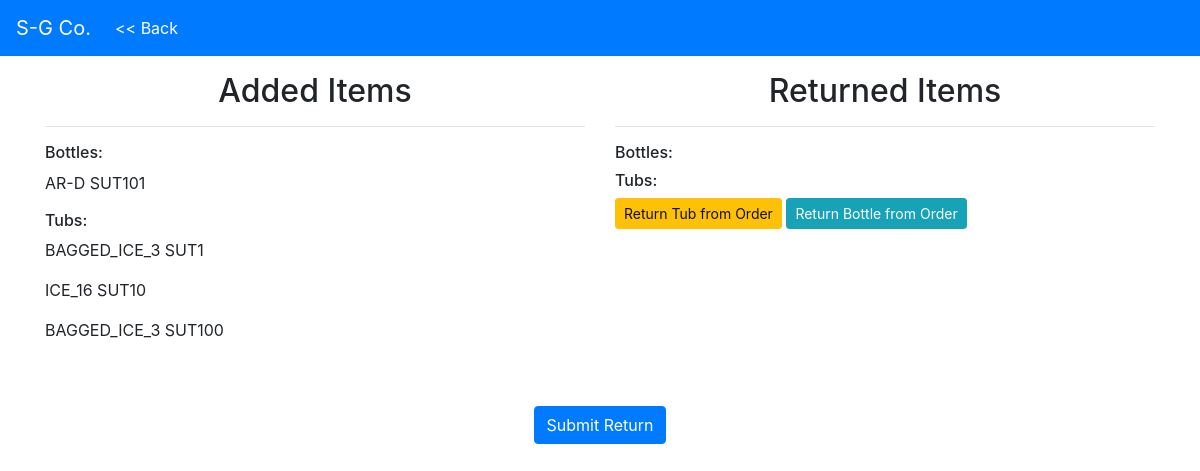
Page /warehouse/orders/2/return/ on the committed database.
### inventory/models.py (models this page shows, shortened)
class Bottle(models.Model):
    TRUCK = 'TK'
    CUSTOMER = 'CS'
    DOCKED_EMPTY = 'DE'
    DOCKED_FULL = 'DF'
    RETEST = 'RT'
    STATUS_CHOICES = (
        (TRUCK, 'On Truck'),
        (CUSTOMER, 'Customer Site'),
        (DOCKED_FULL, 'Docked Full'),
        (DOCKED_EMPTY, 'Docked Empty'),
        (RETEST, 'Retest'),
    )
    ACETYLENE = 'AC'
    ARGON = 'AR'
    BEER_GAS = 'BG'
    CARBON_DIOXIDE = 'CD'
    GUINNESS_GAS = 'GS'
    HELIUM = 'HE'
    MIX_C2 = 'C2'
    MIX_C10 = 'C10'
    MIX_C25 = 'C25'
    NITROGEN = 'NI'
    OXYGEN = 'OX'
    STARGON = 'ST'
    SYPHON = 'SY'
    FILL_CHOICES = (
        (ACETYLENE, 'Acetylene'),
        (ARGON, 'Argon'),
        (BEER_GAS, 'Beer Gas'),
        (CARBON_DIOXIDE, 'Carbon Dioxide'),
        (GUINNESS_GAS, 'Guinness Gas'),
        (HELIUM, 'Helium'),
        (MIX_C2, 'Mix C2'),
        (MIX_C10, 'Mix C10'),
        (MIX_C25, 'Mix C25'),
        (NITROGEN, 'Nitrogen'),
        (OXYGEN, 'Oxygen'),
        (STARGON, 'Stargon'),
        (SYPHON, 'Syphon'),
    )
    SIZE_CHOICES = (
        ('T', 'T'),
        ('K', 'K'),
        ('S', 'S'),
        ('D', 'D'),
        ('Q', 'Q'),
        ('R', 'R'),
        ('50', '50'),
        ('40', '40'),
        ('20', '20'),
        ('15', '15'),
        ('10', '10'),
        ('5', '5'),
        ('2.5', '2.5'),
    )
    status = models.CharField(max_length=2, choices=STATUS_CHOICES, default=DOCKED_FULL)
    fill = models.CharField(max_length=3, choices=FILL_CHOICES)
    size = models.CharField(max_length=3, choices=SIZE_CHOICES, default='T')
    barcode = models.CharField(max_length=15, unique=True)
    serial_number = models.CharField(max_length=15, unique=True, primary_key=True)
    emp_init = models.CharField(max_length=3)
    order = models.ForeignKey(Order, null=True, blank=False, on_delete=models.CASCADE)

class Tub(models.Model):
    TRUCK = 'TK'
    CUSTOMER = 'CS'
    DOCKED_EMPTY = 'DE'
    DOCKED_FULL = 'DF'
    STATUS_CHOICES = (
        (TRUCK, 'On Truck'),
        (CUSTOMER, 'Customer Site'),
        (DOCKED_FULL, 'Docked Full'),
        (DOCKED_EMPTY, 'Docked Empty'),
    )
    ICE_3 = 'ICE_3'
    ICE_16 = 'ICE_16'
    ICE_BLOCK = 'ICE_BLOCK'
    BAGGED_ICE_16 = 'BAGGED_ICE_16'
    BAGGED_ICE_3 = 'BAGGED_ICE_3'
    FILL_CHOICES = (
        (ICE_3, '3 Mill'),
        (ICE_16, '16 Mill'),
        (ICE_BLOCK, 'Ice Block'),
        (BAGGED_ICE_3, '3 Mill Bagged'),
        (BAGGED_ICE_16, '16 Mill Bagged'),
    )
    status = models.CharField(max_length=2, choices=STATUS_CHOICES, default=DOCKED_EMPTY)
    fill = models.CharField(max_length=13, choices=FILL_CHOICES, default=ICE_3)
    barcode = models.CharField(max_length=15, unique=True)
    serial_number = models.CharField(max_length=15, unique=True, primary_key=True)
    emp_init = models.CharField(max_length=3)
    order = models.ForeignKey(Order, null=True, blank=False, on_delete=models.CASCADE)

### warehouse/views.py (the view)
# urls.py: url(r'^orders/(?P<order_num>[0-9]+)/return/$', views.return_order, name='order_return'),
def return_order(request, order_num):
    order = Order.objects.get(order_number=order_num)
    added_bottles = Bottle.objects.filter(order_id=order_num, status='CS')
    added_tubs = Tub.objects.filter(order_id=order_num, status='CS')
    returned_bottles = Bottle.objects.filter(order=order, status='DE')
    returned_tubs = Tub.objects.filter(order=order, status='DE')
    order_number = order.order_number
    context = {
        'order': order,
        'added_bottles': added_bottles,
        'added_tubs': added_tubs,
        'order_num': order_number,
        'returned_tubs': returned_tubs,
        'returned_bottles': returned_bottles
    }
    return render(request, 'warehouse/return-order.html', context)

### templates/warehouse/return-order.html (shortened to what this page needs)
{% extends 'warehouse/base.html' %}
{% block back_link %}{% url 'warehouse:orders' %}{% endblock %}
{% block body %}
<div class="container">
  <div class="row mt-3">
    <div class="col-6">
      <h2 class="text-center">Added Items</h2>
      <hr>
      <h6>Bottles:</h6>
      {% for bottle in added_bottles %}
        <p>{{ bottle.fill }}-{{ bottle.size }} {{ bottle.barcode }}</p>
      {% endfor %}
      <h6>Tubs:</h6>
      {% for tub in added_tubs %}
          <p>{{ tub.fill }} {{ tub.barcode }}</p>
      {% endfor %}
    </div>
    <div class="col-6">
      <h2 class="text-center">Returned Items</h2>
      <hr>
      <h6>Bottles:</h6>
      <h6>Tubs:</h6>
      <a id="tubmodalopen" data-toggle='modal' data-target='#returntubmodal' href="{% url 'warehouse:return_order_tub' order_num %}" class="btn btn-sm btn-warning">Return Tub from Order</a>
      <a id="bottlemodalopen" data-toggle='modal' data-target='#returnbottlemodal' href="{% url 'warehouse:return_order_bottle' order_num %}" class="btn btn-sm btn-info">Return Bottle from Order</a>
    </div>
  </div>
  <div class="row justify-content-center mt-5">
    <div class="col text-center">
      <a href="{% url 'warehouse:orders' %}" class="btn btn-primary">Submit Return</a>
    </div>
  </div>
</div>
{% endblock %}

### rows in the picture
Bottle: fill "AR", size "D", barcode "SUT101"
Tub: fill "BAGGED_ICE_3", barcode "SUT1"
Tub: fill "ICE_16", barcode "SUT10"
Tub: fill "BAGGED_ICE_3", barcode "SUT100"
